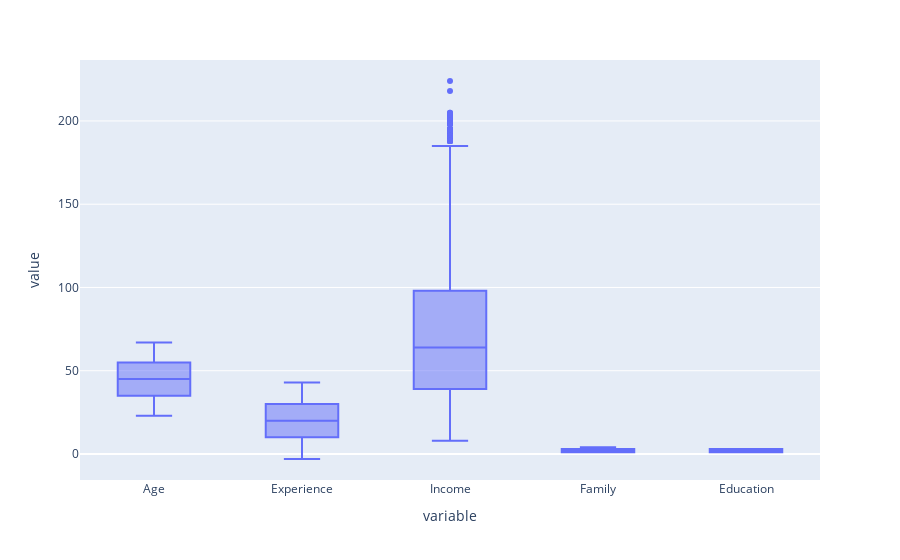

This figure's notebook cell:
### Markdown cell above
### Five point summary to get description of the data

### Code cell
fig = px.box(df, y=['Age', 'Experience', 'Income', 'Family', 'Education'])
fig.show()

### Figure 1 — Plotly figure (JSON) as saved in the notebook; plotly's stock layout.template omitted (floating-point values rounded to 4 significant figures; data arrays with more than 128 entries replaced by an {"elided": "..."} marker saying what was removed)
{"data": [{"alignmentgroup": "True", "hovertemplate": "variable=%{x}<br>value=%{y}<extra></extra>", "legendgroup": "", "marker": {"color": "#636efa"}, "name": "", "notched": false, "offsetgroup": "", "orientation": "v", "showlegend": false, "type": "box", "x": {"elided": "25000 str values"}, "x0": " ", "xaxis": "x", "y": {"elided": "25000 int values"}, "y0": " ", "yaxis": "y"}], "layout": {"boxmode": "group", "legend": {"tracegroupgap": 0}, "margin": {"t": 60}, "xaxis": {"anchor": "y", "domain": [0, 1], "title": {"text": "variable"}}, "yaxis": {"anchor": "x", "domain": [0, 1], "title": {"text": "value"}}}}
